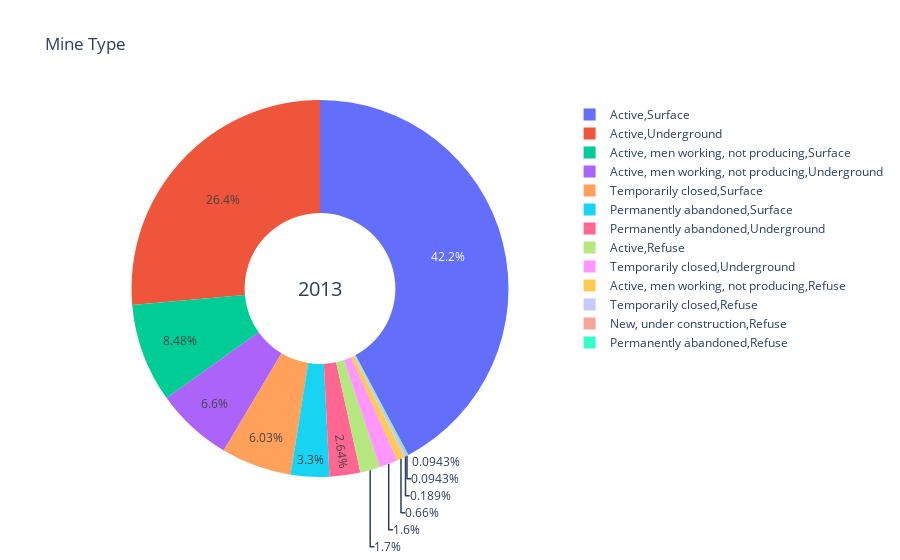
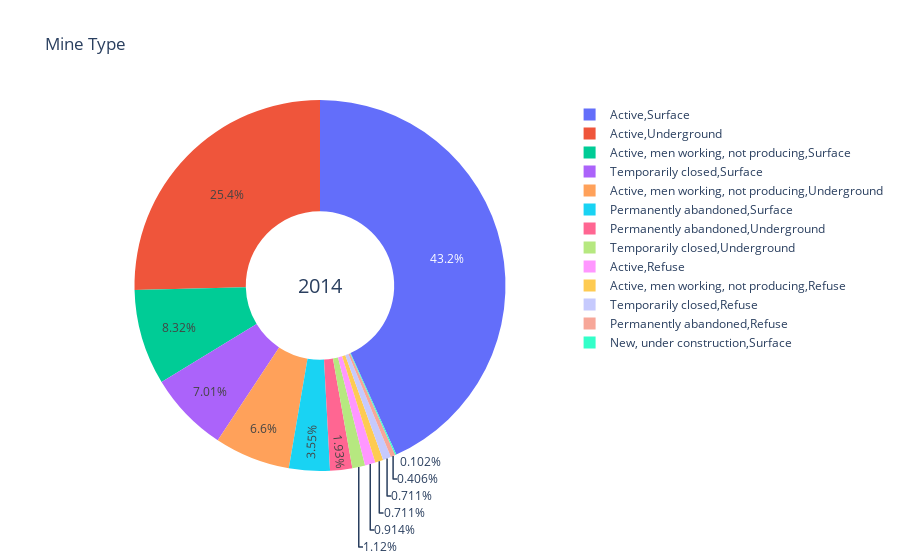
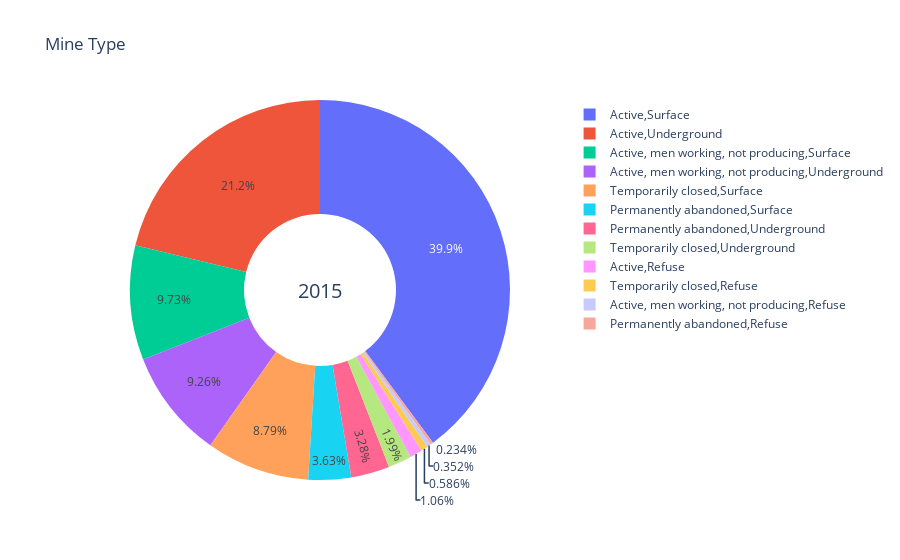

The code cell stored with these charts, in order, in its notebook:
### Markdown cell above
## 1.4 Year wise Mine types, total Production , average number of employees and labor hours

### Code cell
# Making Table [Mine Status--Mine Type--count]
mine_type=pd.pivot_table(index=['Mine Status','Mine Type'],
                         columns='Year',
                         data=coal_production,
                         values='Mine Name',
                         aggfunc='count')

# Visualization of the above information [Pie chart]
labels=mine_type.index.tolist()

for i in np.arange(2013,2018):
    if i==2018:
        break
    fig=go.Figure(data=[go.Pie(labels=labels,
                               values=mine_type[i],
                               name='Year '+str(i),
                               hoverinfo='label+value+percent+name',
                               hole=0.4)])
    
    fig.update_layout(title_text='Mine Type',
                      annotations=[dict(text=str(i),
                                        x=0.5,y=0.5,
                                        font_size=20,
                                        showarrow=False)])
    
    fig.show()

mine_type # Output

### Figure 1 — Plotly figure (JSON) as saved in the notebook; plotly's stock layout.template omitted (floating-point values rounded to 4 significant figures)
{"data": [{"hole": 0.4, "hoverinfo": "label+value+percent+name", "labels": [["Active", "Refuse"], ["Active", "Surface"], ["Active", "Underground"], ["Active, men working, not producing", "Refuse"], ["Active, men working, not producing", "Surface"], ["Active, men working, not producing", "Underground"], ["New, under construction", "Refuse"], ["New, under construction", "Surface"], ["Permanently abandoned", "Refuse"], ["Permanently abandoned", "Surface"], ["Permanently abandoned", "Underground"], ["Temporarily closed", "Refuse"], ["Temporarily closed", "Surface"], ["Temporarily closed", "Underground"]], "name": "Year 2013", "type": "pie", "values": [18, 448, 280, 7, 90, 70, 1, null, 1, 35, 28, 2, 64, 17]}], "layout": {"annotations": [{"font": {"size": 20}, "showarrow": false, "text": "2013", "x": 0.5, "y": 0.5}], "title": {"text": "Mine Type"}}}

### Figure 2 — Plotly figure (JSON) as saved in the notebook; plotly's stock layout.template omitted (floating-point values rounded to 4 significant figures)
{"data": [{"hole": 0.4, "hoverinfo": "label+value+percent+name", "labels": [["Active", "Refuse"], ["Active", "Surface"], ["Active", "Underground"], ["Active, men working, not producing", "Refuse"], ["Active, men working, not producing", "Surface"], ["Active, men working, not producing", "Underground"], ["New, under construction", "Refuse"], ["New, under construction", "Surface"], ["Permanently abandoned", "Refuse"], ["Permanently abandoned", "Surface"], ["Permanently abandoned", "Underground"], ["Temporarily closed", "Refuse"], ["Temporarily closed", "Surface"], ["Temporarily closed", "Underground"]], "name": "Year 2014", "type": "pie", "values": [9, 426, 250, 7, 82, 65, null, 1, 4, 35, 19, 7, 69, 11]}], "layout": {"annotations": [{"font": {"size": 20}, "showarrow": false, "text": "2014", "x": 0.5, "y": 0.5}], "title": {"text": "Mine Type"}}}

### Figure 3 — Plotly figure (JSON) as saved in the notebook; plotly's stock layout.template omitted (floating-point values rounded to 4 significant figures)
{"data": [{"hole": 0.4, "hoverinfo": "label+value+percent+name", "labels": [["Active", "Refuse"], ["Active", "Surface"], ["Active", "Underground"], ["Active, men working, not producing", "Refuse"], ["Active, men working, not producing", "Surface"], ["Active, men working, not producing", "Underground"], ["New, under construction", "Refuse"], ["New, under construction", "Surface"], ["Permanently abandoned", "Refuse"], ["Permanently abandoned", "Surface"], ["Permanently abandoned", "Underground"], ["Temporarily closed", "Refuse"], ["Temporarily closed", "Surface"], ["Temporarily closed", "Underground"]], "name": "Year 2015", "type": "pie", "values": [9, 340, 181, 3, 83, 79, null, null, 2, 31, 28, 5, 75, 17]}], "layout": {"annotations": [{"font": {"size": 20}, "showarrow": false, "text": "2015", "x": 0.5, "y": 0.5}], "title": {"text": "Mine Type"}}}
